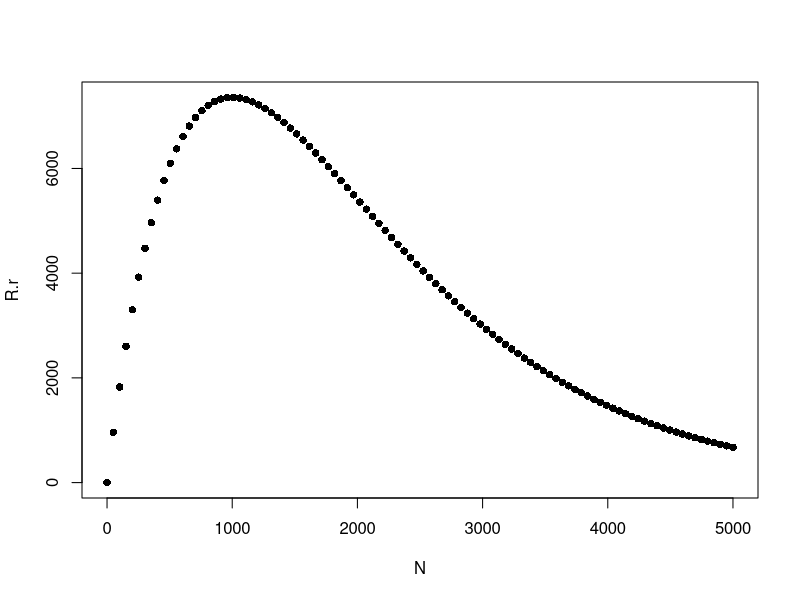
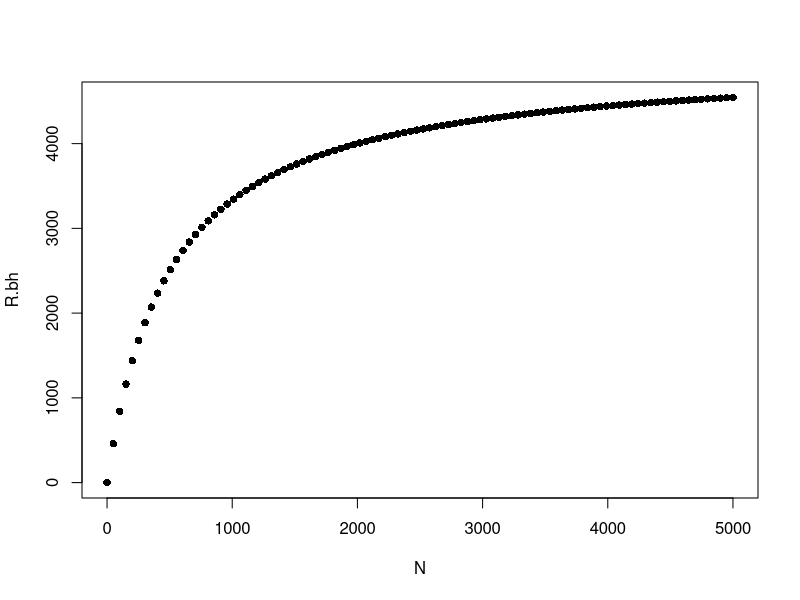
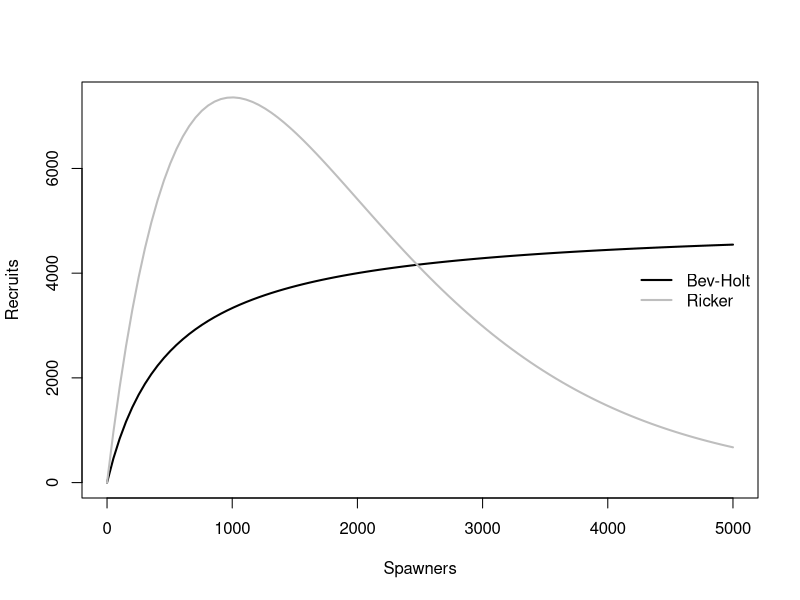

Reproduce these figures in R, in order.
rm(list=ls())
# working on setting appropriate parms for recruitment models

#Ricker model

N=seq(0,5000, length.out = 100)

r.a=20
r.b=0.001

R.r=r.a*N*exp(-r.b*N)
plot(N,R.r,pch=16)


# Beverton Holt model

N=seq(0,5000,length.out = 100)

bh.a=5000
bh.b=5e2

R.bh=bh.a*N/(bh.b+N)
plot(N,R.bh,pch=16)


#plotting both together
plot(N,R.bh,type="l",lwd=2, ylab = "Recruits", xlab = "Spawners", ylim = c(0,max(c(R.bh,R.r))))
lines(N,R.r, lwd=2, col="grey")
legend("right",legend = c("Bev-Holt", "Ricker"), lwd=2, col=c("black","grey"), bty = "n")
